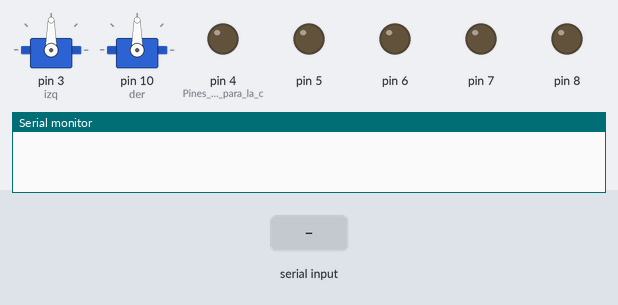
A sketch run on a simulated Arduino Uno, built with avr-gcc and run on an emulated ATmega328P. Shown: 2 × servo, output pins drawn as LEDs (lit = HIGH), the last lines printed to the serial monitor. Inputs (shaded band) come from the test bench.

Above: at 1.2 s.
1.3 s: "1" received over Serial
At 2.0 s:
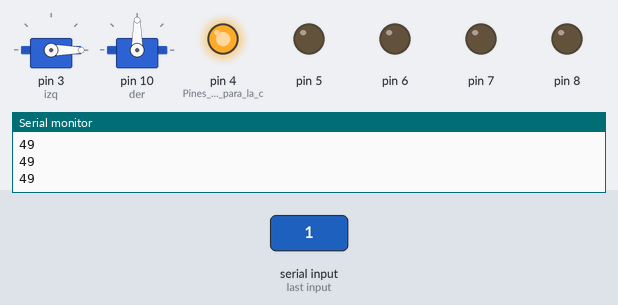
2.8 s: "2" received over Serial
At 3.3 s:
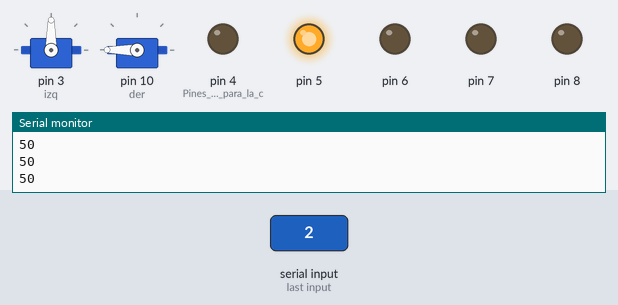
4.3 s: "3" received over Serial
At 5.5 s:
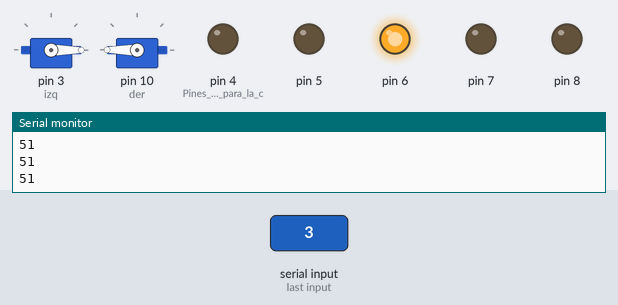
5.8 s: "4" received over Serial
At 6.7 s:
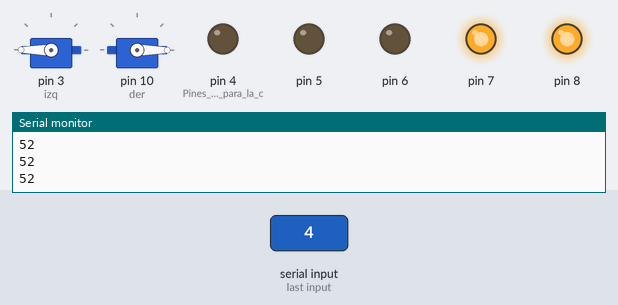
7.3 s: "5" received over Serial
At 7.9 s:
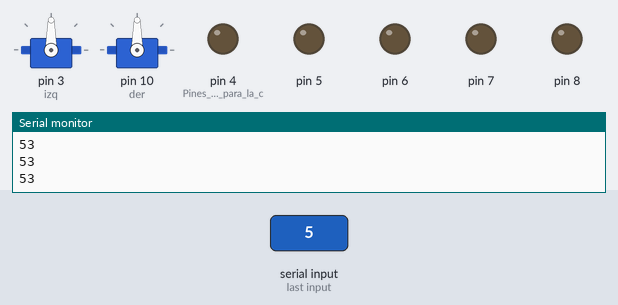
Timing chart, 0 to 9.8 s (numbered marks = the images above; inputs shaded):
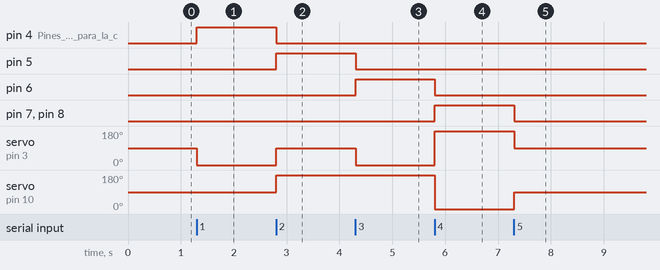

Measured:
- after the input at 1.3 s, pin 4 (Pines_digitales_para_la_c): LOW → HIGH at once; servo on pin 3 (izq): 90° → 0° at once
- after the input at 2.8 s, pin 4 (Pines_digitales_para_la_c): HIGH → LOW at once; pin 5: LOW → HIGH at once; servo on pin 3 (izq): 0° → 90° at once; servo on pin 10 (der): 90° → 180° at once
- after the input at 4.3 s, pin 5: HIGH → LOW at once; pin 6: LOW → HIGH at once; servo on pin 3 (izq): 90° → 0° at once
- after the input at 5.8 s, pin 6: HIGH → LOW at once; pin 7, pin 8: LOW → HIGH at once; servo on pin 3 (izq): 0° → 180° at once; servo on pin 10 (der): 180° → 0° at once
- after the input at 7.3 s, pin 7, pin 8: HIGH → LOW at once; servo on pin 3 (izq): 180° → 90° at once; servo on pin 10 (der): 0° → 90° at once

The sketch:

ESCLAVO-BT-Kart.ino
```cpp
#include <Servo.h>    //Incluimos la biblioteca Servo.h a nuestro codigo

Servo izq; // Definimos un objeto tipo Servo, llamado "izq" que usaremos para poder controlar la rueda izquierda del robot
Servo der;  // Definimos un objeto tipo Servo, llamado "der" que usaremos para poder controlar la rueda derecha del robot
int dato=0;  //Variable que albergara el dato que nos envíe el programa "Maestro" pormedio del bluetooth

void setup() {
  izq.attach(3);  //vinculamos el puerto digital "3" al objeto "izq" que será donde estará conectado el motor izquierdo del robot
  der.attach(10);
  Serial.begin(9600);   //Inicializamos el monitor serial a 9600 baudios
  pinMode(4,OUTPUT);     //Pines digitales para la conexion de LED
  pinMode(5,OUTPUT);
  pinMode(6,OUTPUT);
  pinMode(7,OUTPUT);
  pinMode(8,OUTPUT);
}

void loop(){

  if( Serial.available())   //Preguntamos si la recepcion de datos por el monitor serial esta disponible
  {
    dato = Serial.read();    //Se lee el valor recibido en el monitor serial y se le asigna el mismo a la variable "dato"
  }
    if(dato == '1')         // Si ese valor, es igual a "1"...
    {
      Serial.println(dato);    //Se imprime el dato
      digitalWrite(4,HIGH);    //se alimenta el led colocado a la izquierda de la conexion que indica el giro a la izquierda
      digitalWrite(5,LOW);
      digitalWrite(6,LOW);
      digitalWrite(7,LOW);
      digitalWrite(8,LOW);
      izquierda();              //mandamos a llamar a la funcion "izquierda" que ejecuta las instrucciones para que el robot gire a la izquierda
    }
    if(dato == '2')
    {
      Serial.println(dato);
      digitalWrite(4,LOW);
      digitalWrite(5,HIGH);
      digitalWrite(6,LOW);
      digitalWrite(7,LOW);
      digitalWrite(8,LOW);
      derecha();
    }
    if(dato == '3')
    {
      Serial.println(dato);
      digitalWrite(4,LOW);
      digitalWrite(5,LOW);
      digitalWrite(6,HIGH);
      digitalWrite(7,LOW);
      digitalWrite(8,LOW);
      avanza();
    }
    if(dato == '4')
    {
      Serial.println(dato);
      digitalWrite(4,LOW);
      digitalWrite(5,LOW);
      digitalWrite(6,LOW);
      digitalWrite(7,HIGH);
      digitalWrite(8,HIGH);
      retrocede();
    }
    if(dato == '5')
    {
      Serial.println(dato);
      digitalWrite(4,LOW);
      digitalWrite(5,LOW);
      digitalWrite(6,LOW);
      digitalWrite(7,LOW);
      digitalWrite(8,LOW);
      detente();
    }

}

    //Funciones creadas como apoyo y mejor estructura de nuestro codigo

void izquierda(){

     izq.write(0);
    der.write(90);

  }
void derecha(){

     izq.write(90);
    der.write(180);
  }
void avanza(){

    izq.write(0);
    der.write(180);
  }
void retrocede(){

    izq.write(180);
    der.write(0);

  }
void detente(){

    izq.write(90);
    der.write(90);
  }
```
